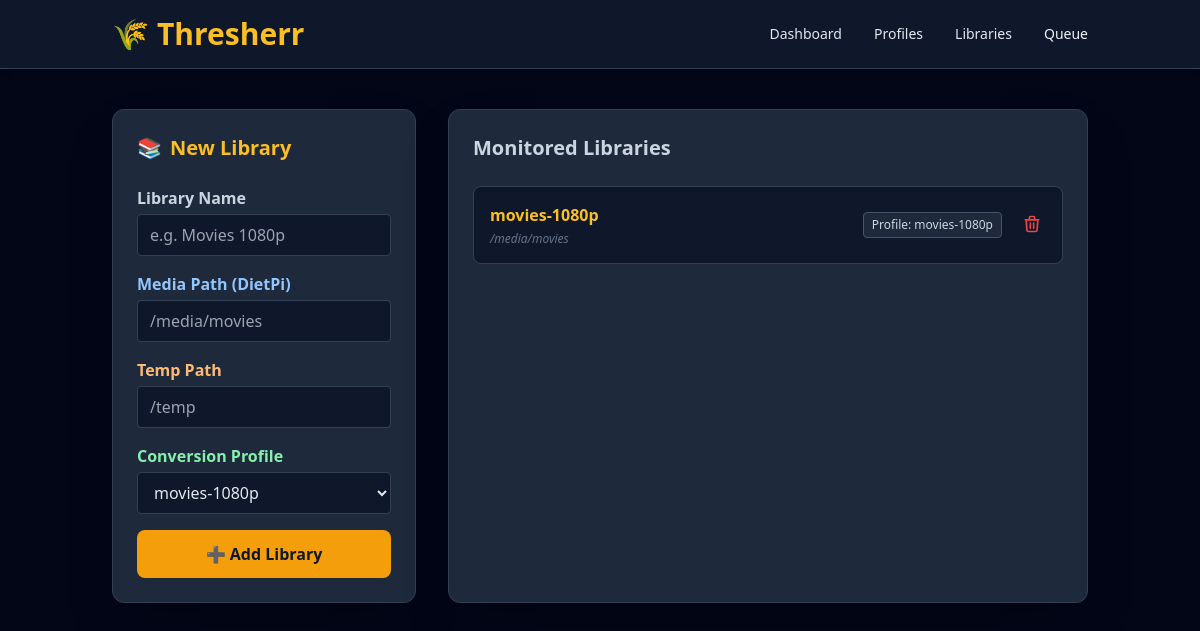
Page /libraries on the earlier database version.
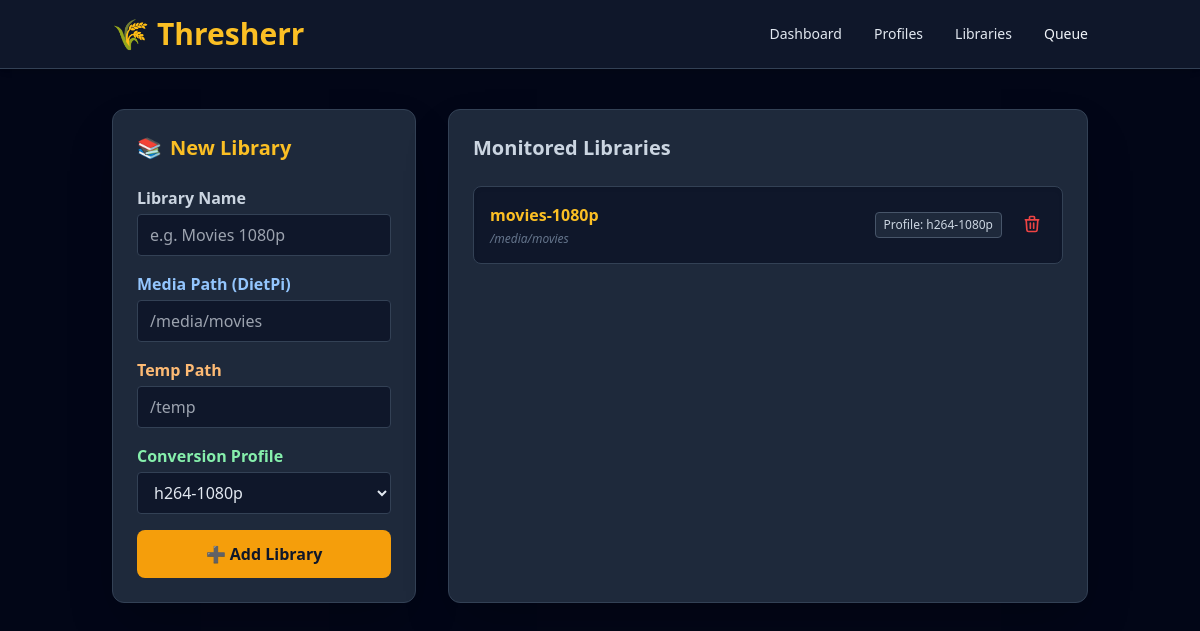
Same page on the later database version.
### models.py (models this page shows)
class Library(Base):
    __tablename__ = "libraries"
    id = Column(Integer, primary_key=True, index=True)
    name = Column(String, nullable=False)
    media_path = Column(String, nullable=False)
    temp_path = Column(String, nullable=False)
    profile_id = Column(Integer, ForeignKey("profiles.id"), nullable=False)
    profile = relationship("Profile", back_populates="libraries")
    media_files = relationship(
        "MediaFile",
        back_populates="library",
        cascade="all, delete-orphan"
    )

class Profile(Base):
    __tablename__ = "profiles"
    id = Column(Integer, primary_key=True, index=True)
    name = Column(String, nullable=False)
    video_codec = Column(String, nullable=False)
    container = Column(String, nullable=False)
    video_max_res = Column(Integer, nullable=False)
    video_max_bitrate = Column(Integer, nullable=False)
    audio_codec = Column(String, nullable=False)
    audio_def_language = Column(String, nullable=True)
    audio_languages = Column(String, nullable=True)  # comma-separated whitelist
    subtitle_codec = Column(String, nullable=False)
    subtitle_def_language = Column(String, nullable=True)
    subtitle_languages = Column(String, nullable=True)  # comma-separated whitelist
    libraries = relationship(
        "Library",
        back_populates="profile",
        cascade="all, delete-orphan"
    )

### main.py (the view)
@app.get("/libraries", response_class=HTMLResponse)
async def get_libraries(request: Request, db: Session = Depends(get_db)):
    libraries = db.query(models.Library).all()
    profiles = db.query(models.Profile).all()
    return templates.TemplateResponse(
        request=request,
        name="libraries.html",
        context={"libraries": libraries, "profiles": profiles}
    )

### templates/libraries.html (shortened to what the changed rows need)
{% extends "base.html" %}
{% block content %}
<div class="grid grid-cols-1 lg:grid-cols-3 gap-8">
    <section class="lg:col-span-1 bg-slate-800 p-6 rounded-xl border border-slate-700 shadow-2xl">
        <h2 class="text-xl font-bold mb-6 text-amber-400 flex items-center">
            <span class="mr-2">📚</span> New Library
        </h2>
        <form action="/libraries" method="POST" class="space-y-4">
            <div>
                <label class="block font-semibold mb-1 text-green-300">
                    Conversion Profile
                </label>
                <select
                    name="profile_id"
                    required
                    class="w-full bg-slate-900 border border-slate-700 rounded px-3 py-2 text-slate-200 focus:border-green-500 outline-none"
                >
                    {% for profile in profiles %}
                        <option value="{{ profile.id }}">
                            {{ profile.name }}
                        </option>
                    {% endfor %}
                </select>
            </div>
        </form>
    </section>
    <section class="lg:col-span-2 bg-slate-800 p-6 rounded-xl border border-slate-700 shadow-2xl">
        <h2 class="text-xl font-bold mb-6 text-slate-300">
            Monitored Libraries
        </h2>
        <div class="space-y-4">
            {% for lib in libraries %}
                <div class="bg-slate-900 p-4 rounded-lg border border-slate-700 flex justify-between items-center shadow-inner">
                    <div>
                        <h3 class="font-bold text-amber-400">
                            {{ lib.name }}
                        </h3>
                        <p class="text-xs text-slate-500 mt-1 italic">
                            {{ lib.media_path }}
                        </p>
                    </div>
                    <div class="flex items-center gap-4">
                        <span class="text-xs bg-slate-800 px-2 py-1 rounded border border-slate-600 text-slate-300">
                            Profile: {{ lib.profile.name }}
                        </span>
                        <form
                            action="/libraries/{{ lib.id }}/delete"
                            method="POST"
                            onsubmit="return confirm('Are you sure you want to delete this library?');"
                        >
                            <button
                                type="submit"
                                class="text-red-500 hover:text-red-400 transition-colors p-1"
                                title="Delete Library"
                            >
                                <svg xmlns="http://www.w3.org/2000/svg"
                                     class="h-5 w-5"
                                     fill="none"
                                     viewBox="0 0 24 24"
                                     stroke="currentColor">
                                    <path stroke-linecap="round"
                                          stroke-linejoin="round"
                                          stroke-width="2"
                                          d="M19 7l-.867 12.142A2 2 0 0116.138 21H7.862a2 2 0 01-1.995-1.858L5 7m5 4v6m4-6v6m1-10V4a1 1 0 00-1-1h-4a1 1 0 00-1 1v3M4 7h16" />
                                </svg>
                            </button>
                        </form>
                    </div>
                </div>
            {% else %}
                <p class="text-slate-500 italic text-center py-10">
                    No libraries added yet.
                </p>
            {% endfor %}
        </div>
    </section>
</div>
{% endblock %}

Differences in the rows shown:
changed through a linked row, Library "movies-1080p": profile.name "movies-1080p" → "h264-1080p"
Other differences:
form field profile_id: "movies-1080p" → "h264-1080p"
